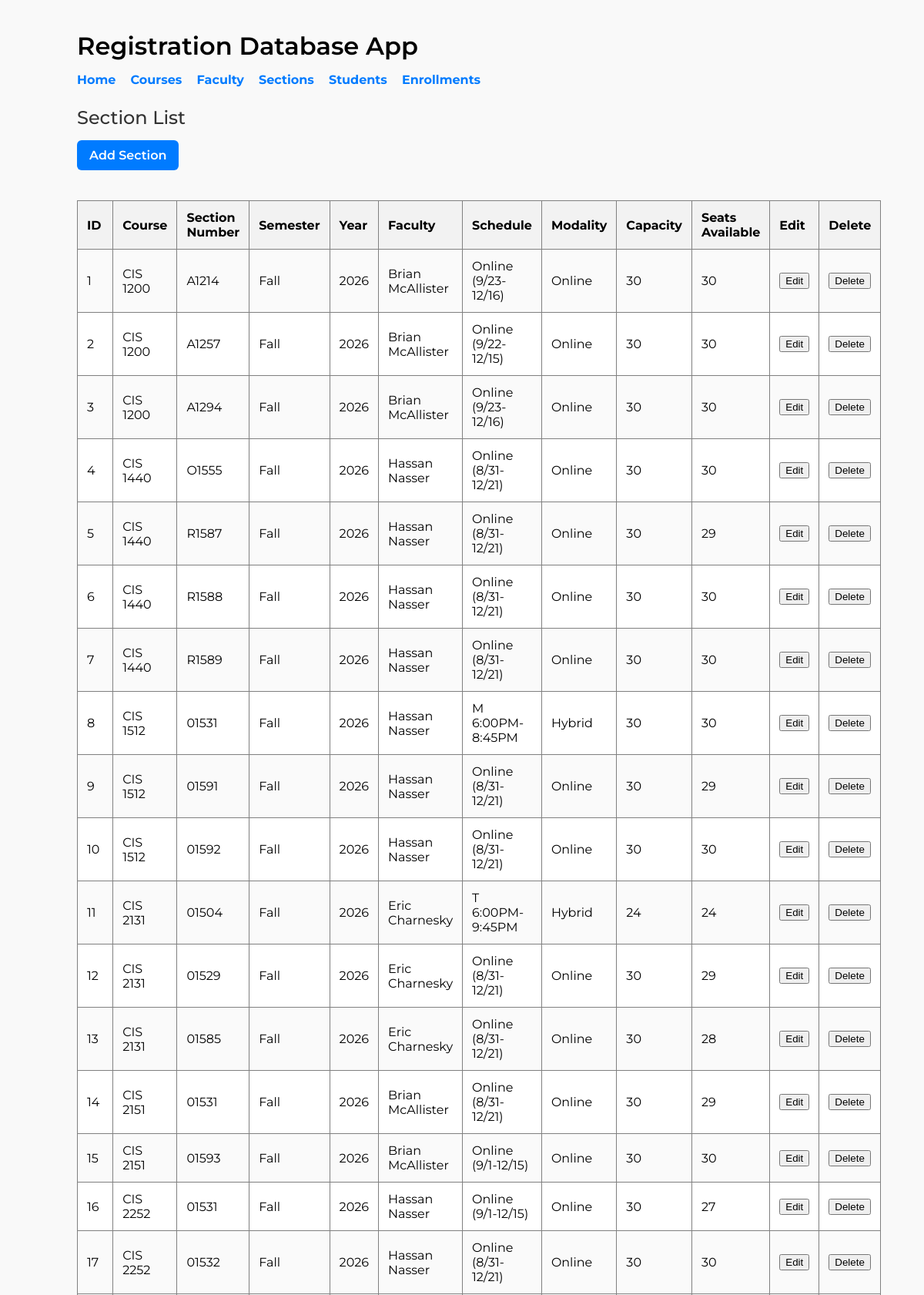
Page /section.php (upper part) on the committed database.
### tables this page shows
CREATE TABLE `Section` (
  `section_id` int(11) NOT NULL,
  `course_id` int(11) NOT NULL,
  `section_number` varchar(10) NOT NULL,
  `semester` varchar(20) NOT NULL,
  `year` int(11) NOT NULL,
  `faculty_id` int(11) NOT NULL,
  `schedule` varchar(50) NOT NULL,
  `modality` varchar(10) NOT NULL,
  `capacity` int(11) NOT NULL,
  `seats_available` int(11) NOT NULL
);

CREATE TABLE `Course` (
  `course_id` int(11) NOT NULL,
  `course_code` varchar(10) NOT NULL,
  `course_name` varchar(100) NOT NULL,
  `credits` int(11) NOT NULL
);

CREATE TABLE `Faculty` (
  `faculty_id` int(11) NOT NULL,
  `first_name` varchar(20) NOT NULL,
  `last_name` varchar(20) NOT NULL,
  `email` varchar(50) NOT NULL,
  `department` varchar(100) DEFAULT 'CIS'
);

### section.php (the view, shortened to what this page needs)
<?php
require_once('models/database.php');
$query = 'SELECT
            Section.section_id,
            Section.section_number,
            Section.semester,
            Section.year,
            Section.schedule,
            Section.modality,
            Section.capacity,
            Section.seats_available,
            Course.course_code,
            Faculty.first_name,
            Faculty.last_name
          FROM Section
          JOIN Course ON Section.course_id = Course.course_id
          JOIN Faculty ON Section.faculty_id = Faculty.faculty_id
          ORDER BY Section.section_id';
$statement = $database->prepare($query);
$statement->execute();
$sections = $statement->fetchAll();
?>
<?php include 'header.php'; ?>
<h2>Section List</h2>
<a href="add_section.php" class="btn">Add Section</a>
<br><br>
<table border="1" cellpadding="8">
    <tr>
        <th>ID</th>
        <th>Course</th>
        <th>Section Number</th>
        <th>Semester</th>
        <th>Year</th>
        <th>Faculty</th>
        <th>Schedule</th>
        <th>Modality</th>
        <th>Capacity</th>
        <th>Seats Available</th>
        <th>Edit</th>
        <th>Delete</th>
    </tr>
    <?php foreach ($sections as $section) : ?>
        <tr>
            <td><?php echo $section['section_id']; ?></td>
            <td><?php echo $section['course_code']; ?></td>
            <td><?php echo $section['section_number']; ?></td>
            <td><?php echo $section['semester']; ?></td>
            <td><?php echo $section['year']; ?></td>
            <td><?php echo $section['first_name'] . ' ' . $section['last_name']; ?></td>
            <td><?php echo $section['schedule']; ?></td>
            <td><?php echo $section['modality']; ?></td>
            <td><?php echo $section['capacity']; ?></td>
            <td><?php echo $section['seats_available']; ?></td>
            <td>
                <form action="edit_section.php" method="get">
                    <input type="submit" value="Edit">
                </form>
            </td>
            <td>
                <form action="delete_section.php" method="post">
                    <input type="submit" value="Delete">
                </form>
            </td>
        </tr>
    <?php endforeach; ?>
</table>
<br><br>
<br><br>
<br><br>
<?php include 'footer.php'; ?>

### style.css (style rules this page uses)
body { font-family: 'Montserrat', sans-serif; margin: 40px; background-color: #f9f9f9; }
h2 { margin-bottom: 15px; font-weight: 500; color: #333; }
.btn { display: inline-block; padding: 10px 16px; background-color: #007BFF; color: white; text-decoration: none; border-radius: 6px; font-weight: 600; }
table { width: 100%; border-collapse: collapse; margin-top: 20px; background-color: white; }
th, td { padding: 12px; text-align: left; }
th { background-color: #f2f2f2; }
tr:nth-child(even) { background-color: #fafafa; }

### rows in the picture
section: section_id "1", course.course_code "CIS 1200", section_number "A1214", semester "Fall", year "2026", faculty.first_name "Brian", faculty.last_name "McAllister", schedule "Online (9/23-12/16)", modality "Online", capacity "30", seats_available "30"
section: section_id "2", course.course_code "CIS 1200", section_number "A1257", semester "Fall", year "2026", faculty.first_name "Brian", faculty.last_name "McAllister", schedule "Online (9/22-12/15)", modality "Online", capacity "30", seats_available "30"
section: section_id "3", course.course_code "CIS 1200", section_number "A1294", semester "Fall", year "2026", faculty.first_name "Brian", faculty.last_name "McAllister", schedule "Online (9/23-12/16)", modality "Online", capacity "30", seats_available "30"
section: section_id "4", course.course_code "CIS 1440", section_number "O1555", semester "Fall", year "2026", faculty.first_name "Hassan", faculty.last_name "Nasser", schedule "Online (8/31-12/21)", modality "Online", capacity "30", seats_available "30"
section: section_id "5", course.course_code "CIS 1440", section_number "R1587", semester "Fall", year "2026", faculty.first_name "Hassan", faculty.last_name "Nasser", schedule "Online (8/31-12/21)", modality "Online", capacity "30", seats_available "29"
section: section_id "6", course.course_code "CIS 1440", section_number "R1588", semester "Fall", year "2026", faculty.first_name "Hassan", faculty.last_name "Nasser", schedule "Online (8/31-12/21)", modality "Online", capacity "30", seats_available "30"
section: section_id "7", course.course_code "CIS 1440", section_number "R1589", semester "Fall", year "2026", faculty.first_name "Hassan", faculty.last_name "Nasser", schedule "Online (8/31-12/21)", modality "Online", capacity "30", seats_available "30"
section: section_id "8", course.course_code "CIS 1512", section_number "01531", semester "Fall", year "2026", faculty.first_name "Hassan", faculty.last_name "Nasser", schedule "M 6:00PM-8:45PM", modality "Hybrid", capacity "30", seats_available "30"
section: section_id "9", course.course_code "CIS 1512", section_number "01591", semester "Fall", year "2026", faculty.first_name "Hassan", faculty.last_name "Nasser", schedule "Online (8/31-12/21)", modality "Online", capacity "30", seats_available "29"
section: section_id "10", course.course_code "CIS 1512", section_number "01592", semester "Fall", year "2026", faculty.first_name "Hassan", faculty.last_name "Nasser", schedule "Online (8/31-12/21)", modality "Online", capacity "30", seats_available "30"
section: section_id "11", course.course_code "CIS 2131", section_number "01504", semester "Fall", year "2026", faculty.first_name "Eric", faculty.last_name "Charnesky", schedule "T 6:00PM-9:45PM", modality "Hybrid", capacity "24", seats_available "24"
section: section_id "12", course.course_code "CIS 2131", section_number "01529", semester "Fall", year "2026", faculty.first_name "Eric", faculty.last_name "Charnesky", schedule "Online (8/31-12/21)", modality "Online", capacity "30", seats_available "29"
section: section_id "13", course.course_code "CIS 2131", section_number "01585", semester "Fall", year "2026", faculty.first_name "Eric", faculty.last_name "Charnesky", schedule "Online (8/31-12/21)", modality "Online", capacity "30", seats_available "28"
section: section_id "14", course.course_code "CIS 2151", section_number "01531", semester "Fall", year "2026", faculty.first_name "Brian", faculty.last_name "McAllister", schedule "Online (8/31-12/21)", modality "Online", capacity "30", seats_available "29"
section: section_id "15", course.course_code "CIS 2151", section_number "01593", semester "Fall", year "2026", faculty.first_name "Brian", faculty.last_name "McAllister", schedule "Online (9/1-12/15)", modality "Online", capacity "30", seats_available "30"
section: section_id "16", course.course_code "CIS 2252", section_number "01531", semester "Fall", year "2026", faculty.first_name "Hassan", faculty.last_name "Nasser", schedule "Online (9/1-12/15)", modality "Online", capacity "30", seats_available "27"
section: section_id "17", course.course_code "CIS 2252", section_number "01532", semester "Fall", year "2026", faculty.first_name "Hassan", faculty.last_name "Nasser", schedule "Online (8/31-12/21)", modality "Online", capacity "30", seats_available "30"
